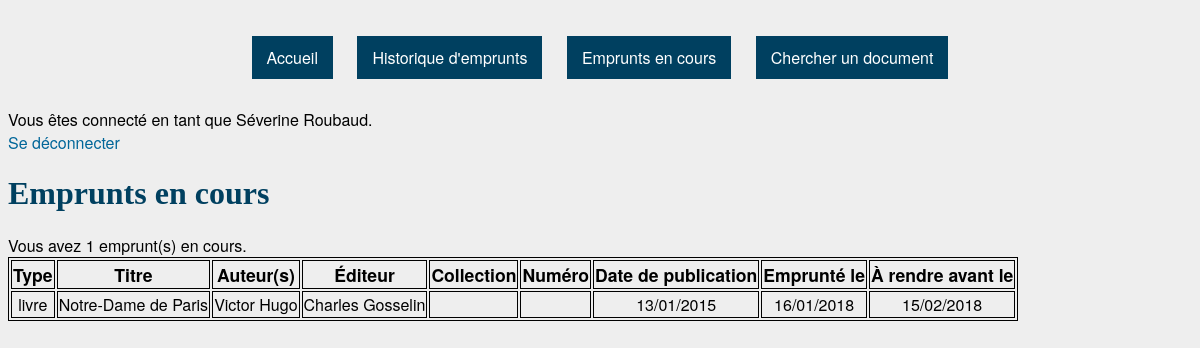
The page /emprunts.php (signed in) on the database its author committed.
### tables this page shows
CREATE TABLE `Emprunts` (
  `ID` int(11) NOT NULL,
  `abonné` int(11) NOT NULL,
  `document` int(11) NOT NULL,
  `date_emprunt` date NOT NULL,
  `date_retour_prevue` date NOT NULL
);

CREATE TABLE `Documents` (
  `ID` int(11) NOT NULL,
  `titre` varchar(50) NOT NULL,
  `type` set('livre','BD','revue','CD','DVD') NOT NULL,
  `éditeur` varchar(20) DEFAULT NULL,
  `collection` varchar(20) DEFAULT NULL,
  `numéro` int(11) DEFAULT NULL,
  `date_publication` date NOT NULL,
  `disponible` tinyint(1) NOT NULL DEFAULT '1'
);

CREATE TABLE `Auteurs` (
  `ID` int(11) NOT NULL,
  `nom` varchar(20) NOT NULL
);

### session.php (called while the page is built, shortened)
<?php
	$db = mysqli_connect("localhost", $_SESSION['pseudo'], $_SESSION['mdp'], "bibli");
	mysqli_query($db, "SET NAMES 'utf8'");
	if ($_SESSION['demo']) {
		if ($_SESSION['is_admin']) {
			$query = mysqli_query($db, "SELECT * FROM Admins");
		}
		else {
			$query = mysqli_query($db, "SELECT * FROM `Abonnés`") or die(mysqli_error($db));
		}
		$row = mysqli_fetch_assoc($query);
		$user_id = $row['ID'];
		$nom = "(compte choisi arbitrairement : ".$row['prénom']." ".$row['nom'].")";
		$prenom = "testeur";
		$pseudo = $row['pseudo'];
	}
	else {
		$verif = $_SESSION['pseudo'];
		if ($_SESSION['is_admin']) {
			$query = mysqli_query($db, "SELECT * FROM Admins WHERE pseudo = '$verif'");
		}
		else {
			$query = mysqli_query($db, "SELECT * FROM Abonnés WHERE pseudo = '$verif'");
		}
		$row = mysqli_fetch_assoc($query);
		$user_id = $row['ID'];
		$nom = $row['nom'];
		$prenom = $row['prénom'];
	}
?>

### emprunts.php (the view, shortened to what this page needs)
<?php
	include('session.php');
?>
<!DOCTYPE html>
<html>
	<head>
		<link href="style.css" rel="stylesheet" type="text/css">
	</head>
	<body>
		<?php
			include('header.php');
		?>
		<h1>Emprunts en cours</h1>
		<?php
			$result = mysqli_query($db, "SELECT document, date_emprunt, date_retour_prevue FROM Emprunts WHERE abonné = '$user_id' ORDER BY date_emprunt");
			$row_cpt = mysqli_num_rows($result);
			if ($row_cpt == 0) {
				echo "<div>Vous n'avez aucun emprunt en cours.</div>";
			}
			else {
				echo '<div>Vous avez ' . $row_cpt . ' emprunt(s) en cours.</div>';
				echo '<table><tr id="header"><td>Type</td><td>Titre</td><td>Auteur(s)</td><td>Éditeur</td><td>Collection</td><td>Numéro</td><td>Date de publication</td><td>Emprunté le</td><td>À rendre avant le</td></tr>';
				while ($row = mysqli_fetch_row($result)) {
					$doc_id = $row[0];
					$result_doc = mysqli_query($db, "SELECT * FROM Documents WHERE ID = '$doc_id'");
					$doc = mysqli_fetch_row($result_doc);
					$result_auteurs = mysqli_query($db, "SELECT nom FROM CrééPar, Auteurs WHERE document = '$doc_id' AND auteur = ID");
					$first_auteur = True;
					$auteurs = "";
					while ($auteur = mysqli_fetch_row($result_auteurs)) {
						if ($first_auteur) {
							$auteurs = $auteur[0];
							$first_auteur = False;
						}
						else {
							$auteurs = $auteurs . ", " . $auteur[0];
						}
					}
					echo '<tr><td>' . $doc[2] . '</td><td>' . $doc[1] . '</td><td>' . $auteurs . '</td><td>' . $doc[3]
						. '</td><td>' . $doc[4] . '</td><td>' . $doc[5] . '</td><td>' . date("d/m/Y", strtotime($doc[6]))
						. '</td><td>' . date("d/m/Y", strtotime($row[1])) . '</td><td>' . date("d/m/Y", strtotime($row[2])) . '</td></tr>';
				}
				echo '</table>';
			}
		?>
	</body>
</html>

### header.php
<div class="menu">
	<a href=home.php>Accueil</a>
	<a href=historique.php>Historique d'emprunts</a>
	<a href=emprunts.php>Emprunts en cours</a>
	<a href=recherche.php>Chercher un document</a>
</div>
<div>Vous êtes connecté en tant que <?php echo $prenom . " " . $nom; ?>.</div>
<div><a href="logout.php">Se déconnecter</a></div>

### style.css (style rules this page uses)
body { background-color: #eeeeee; font-family: "HelveticaNeue-Light", "Helvetica Neue Light", "Helvetica Neue", Helvetica, Arial, "Lucida Grande", sans-serif; font-weight: 500; }
h1, h2, h3, h4, h5, h6 { font-family: Georgia, serif; color: #004060; }
a, a:visited { color: #006699; text-decoration: none; }
table, td { text-align: center; border: 1px solid black; }
#header { font-size: 1.1em; font-weight: bold; }
.menu { text-align: center; top: 0; width:100%; }
.menu a { background: #004060; color: #FFF; padding: 10px 15px; margin: 10px 10px 10px 10px; line-height: 100px; }

### rows shown on the page
abonnés: prénom "Séverine", nom "Roubaud"
emprunts: documents.type "livre", documents.titre "Notre-Dame de Paris", auteurs.nom "Victor Hugo", documents.éditeur "Charles Gosselin", documents.date_publication "13/01/2015", date_emprunt "16/01/2018", date_retour_prevue "15/02/2018"

### other values the page prints
$row_cpt "1"
